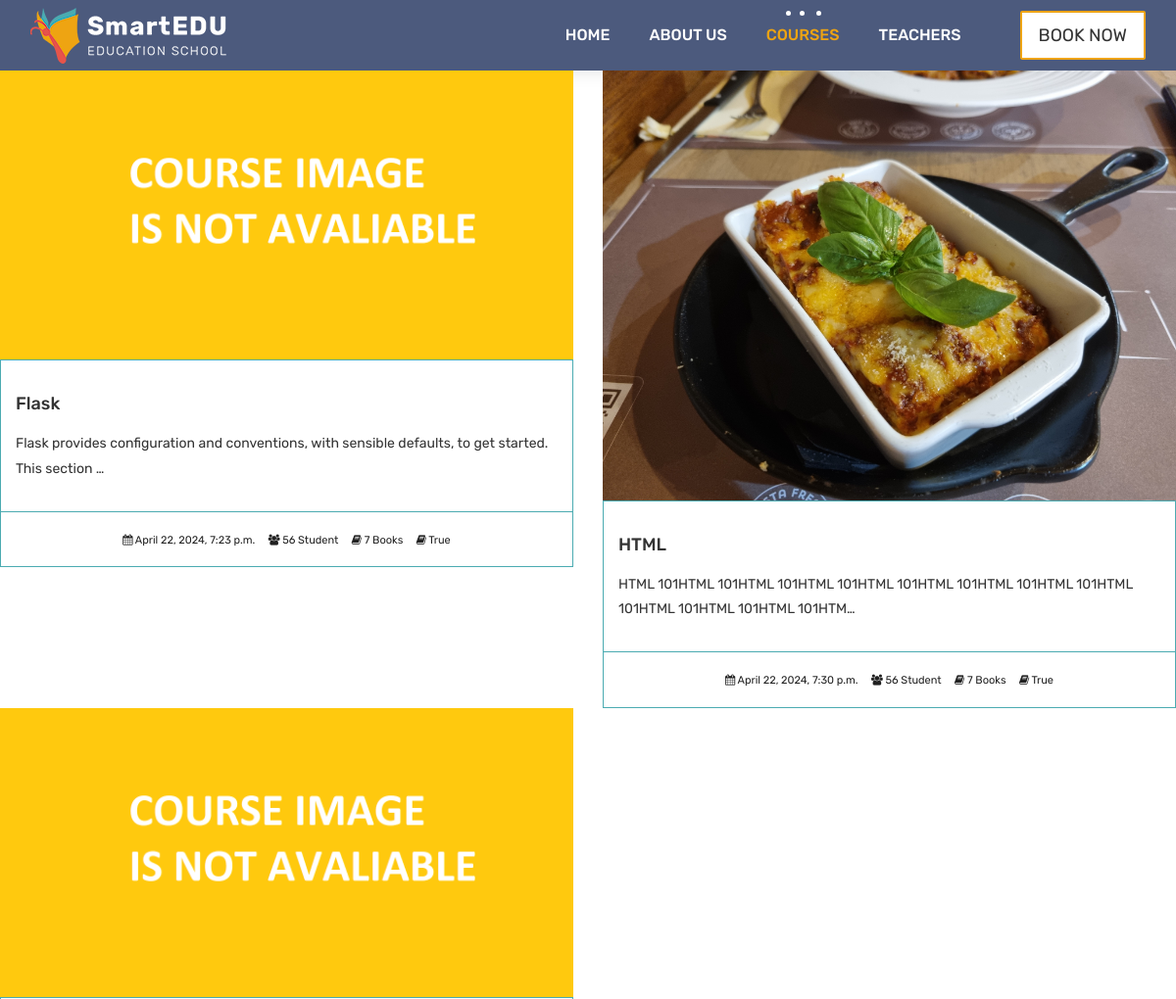
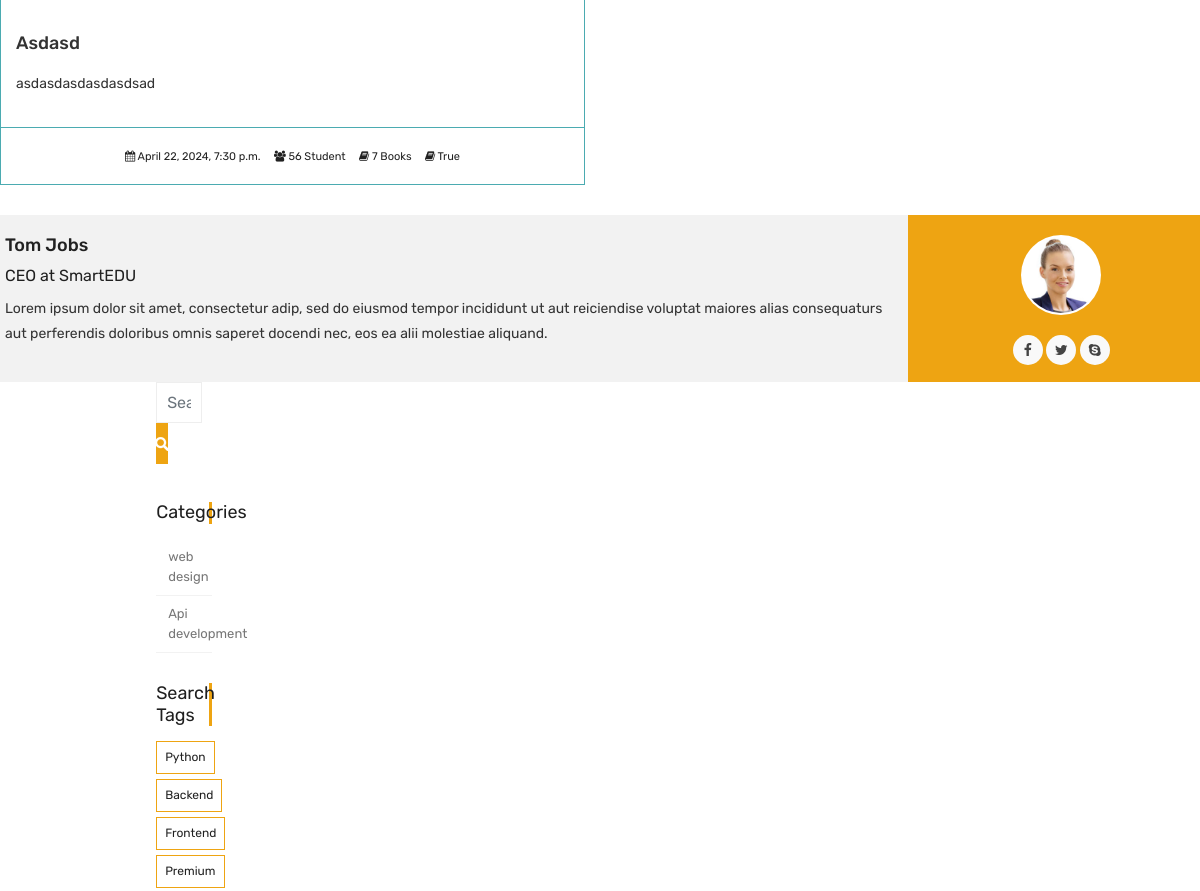
The app's page /courses/ (upper part), older data (2 pictures, top to bottom).
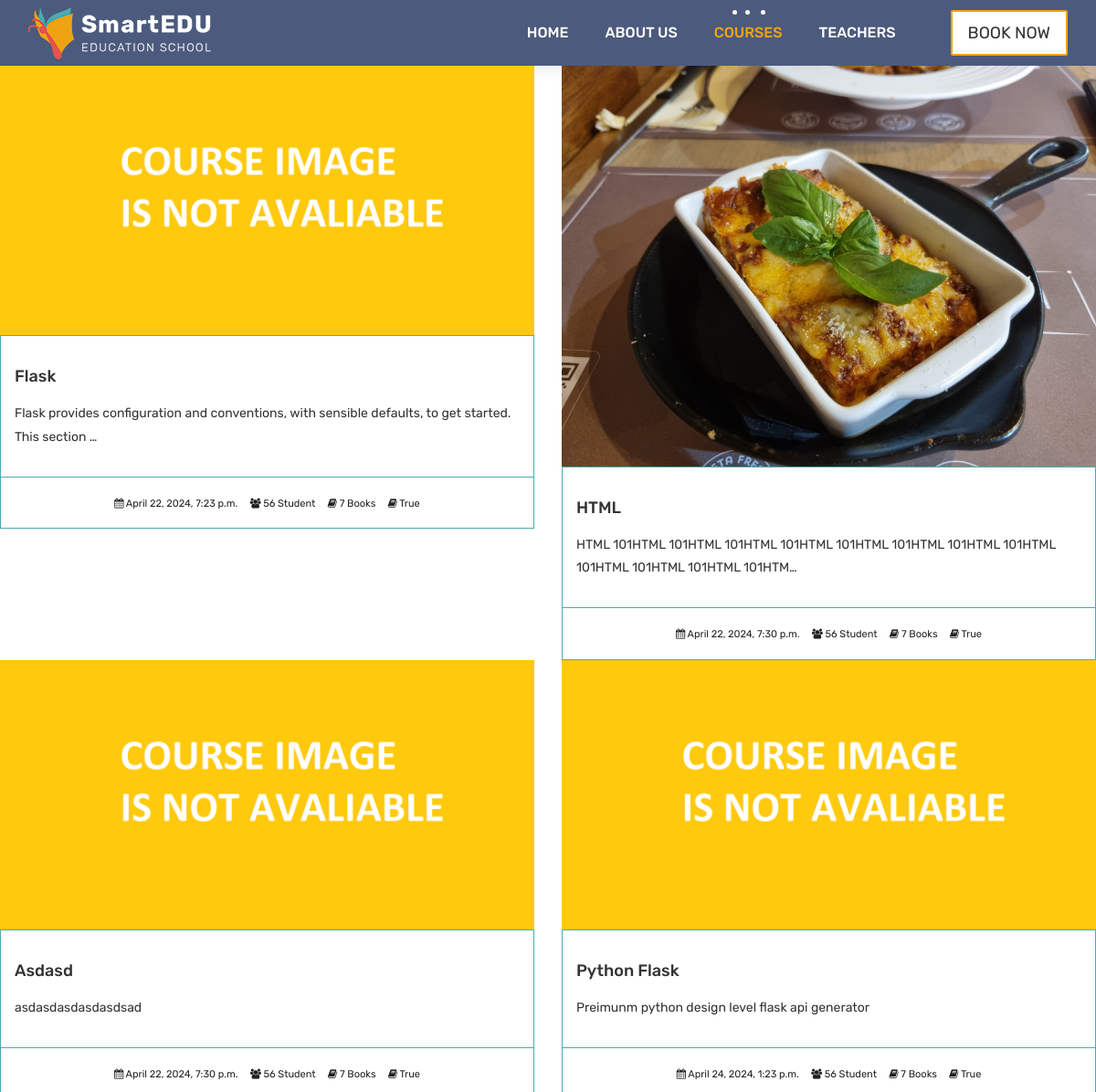
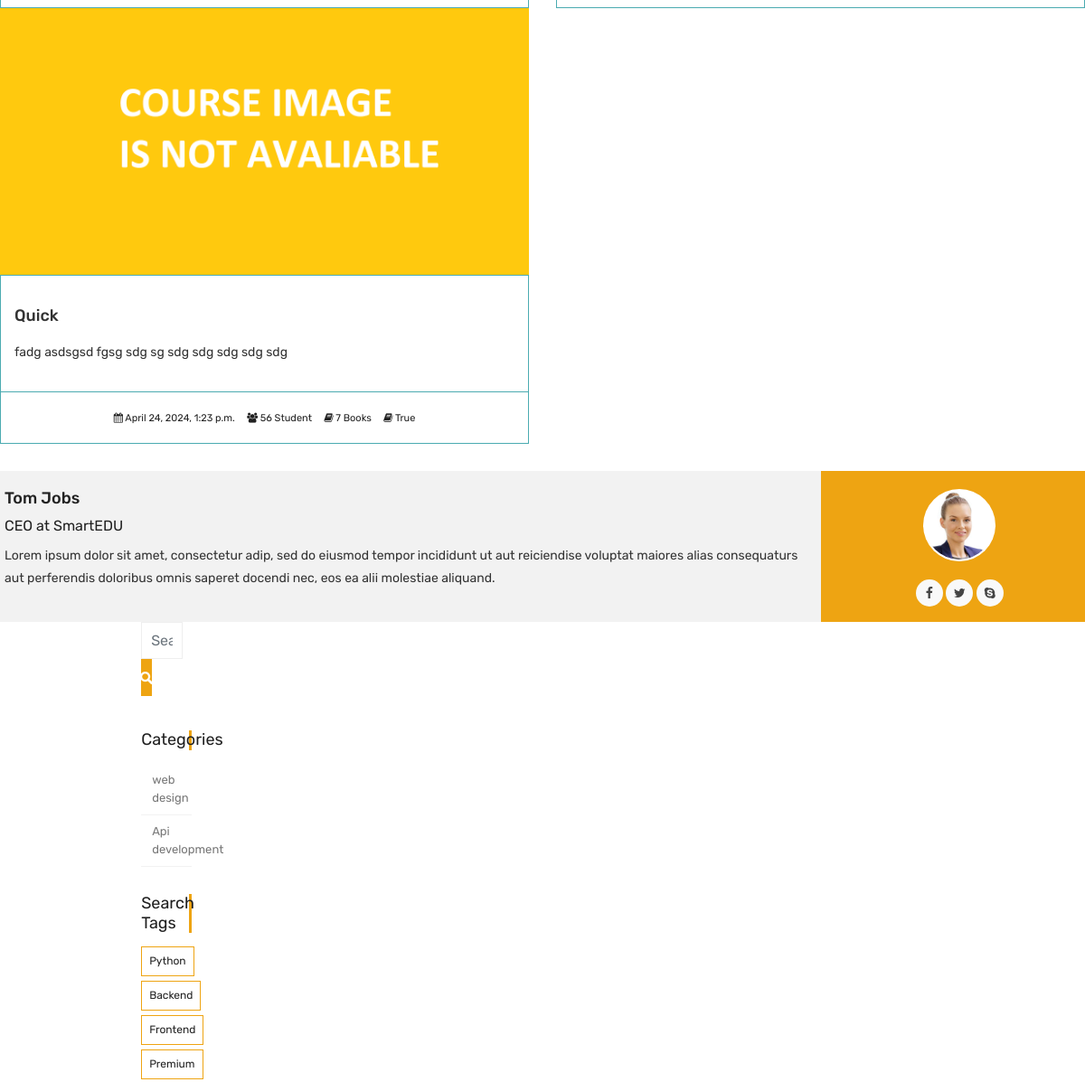
The same page, newer data (2 pictures, top to bottom).
### courses/models.py (models this page shows, shortened)
class Course(models.Model):
    teacher = models.ForeignKey(Teacher,null=True, on_delete=models.CASCADE)
    name = models.CharField(max_length=50, unique=True)
    category = models.ForeignKey(Category,null=True,on_delete=models.DO_NOTHING)
    tags = models.ManyToManyField(Tag, blank=True, null=True)
    description = models.TextField(blank=True,null=True)
    image = models.ImageField(upload_to="courses/%Y/%m/%d/",default="courses/default_course_image.png")
    date = models.DateTimeField(auto_now=True)
    avaliable = models.BooleanField(default=True)

class Category(models.Model):
    name = models.CharField(max_length=50,null=True)
    slug = models.SlugField(max_length=50,unique=True,null=True)

class Tag(models.Model):
    name = models.CharField(max_length=50,null=True)
    slug = models.SlugField(max_length=50,unique=True,null=True)

### courses/views.py (the view)
# urls.py: path('',views.course_list,name='courses'),
def course_list(request):
    courses = Course.objects.all().order_by('date')
    categories = Category.objects.all()
    tags = Tag.objects.all()
    context = {
        'courses':courses,
        'categories':categories,
        'tags': tags
    }
    return render(request,'courses.html', context)

### templates/courses.html (shortened to what this page needs)
{% extends 'partials/_base.html' %}
{% load static %}
{% block content %}
<div class="row">
    {% for course in courses %}
    <div class="col-lg-6 col-md-6 col-12">
        <div class="course-item">
            <div class="image-blog">
                <img  src="{{course.image.url}}" alt="" class="img-fluid">
            </div>
            <div class="course-br">
                <div class="course-title">
                    <h2><a href="{% url 'course_detail' course.category.slug course.id %}" title="">{{course.name}}</a></h2>
                </div>
                <div class="course-desc">
                    <p>{{course.description | truncatechars:100}}</p>
                </div>
            </div>
            <div class="course-meta-bot">
                <ul>
                    <li><i class="fa fa-calendar" aria-hidden="true"></i> {{course.date}}</li>
                    <li><i class="fa fa-users" aria-hidden="true"></i> 56 Student</li>
                    <li><i class="fa fa-book" aria-hidden="true"></i> 7 Books</li>
                    <li><i class="fa fa-book" aria-hidden="true"></i> {{course.avaliable}}</li>
                </ul>
            </div>
        </div>
    </div>
 {% endfor %}
<div class="blog-author">
            <div class="author-bio">
                <h3 class="author_name"><a href="#">Tom Jobs</a></h3>
                <h5>CEO at <a href="#">SmartEDU</a></h5>
                <p class="author_det">
                    Lorem ipsum dolor sit amet, consectetur adip, sed do eiusmod tempor incididunt  ut aut reiciendise voluptat maiores alias consequaturs aut perferendis doloribus omnis saperet docendi nec, eos ea alii molestiae aliquand.
                </p>
            </div>
            <div class="author-desc">
                <img src="images/author.jpg" alt="about author">
                <ul class="author-social">
                    <li><a href="#"><i class="fa fa-facebook"></i></a></li>
                    <li><a href="#"><i class="fa fa-twitter"></i></a></li>
                    <li><a href="#"><i class="fa fa-skype"></i></a></li>
                </ul>
            </div>
        </div>
            <div class="row">
                <div class="col-lg-6 col-md-6 col-12">
                </div>
				<div class="col-lg-3 col-12 right-single">
					<div class="widget-search">
						<div class="site-search-area">
							<form method="get" id="site-searchform" action="#">
								<div>
									<input class="input-text form-control" name="search-k" id="search-k" placeholder="Search keywords..." type="text">
									<input id="searchsubmit" value="Search" type="submit">
								</div>
							</form>
						</div>
					</div>
					<div class="widget-categories">
						<h3 class="widget-title">Categories</h3>
						<ul>
                            {% for category in categories %}
							<li><a href="{% url 'courses_by_category' category.slug %}">{{category.name}}</a></li>
                            {% endfor %}
						</ul>
					</div>
					<div class="widget-tags">
						<h3 class="widget-title">Search Tags</h3>
						<ul class="tags">
                            {% for tag in tags %}
							<li><a href="{% url 'courses_by_tag' tag.slug %}">{% if tag.slug in request.path %}<b>{{tag.name}}</b> {% else %}{{tag.name}}{%endif%}</a></li>
                            {% endfor %}
						</ul>
					</div>
				</div>
            </div>
        </div>
    {% endblock %}

Row changes from the older to the newer data that the page shows:
added Course: image (placeholder picture), name "Python Flask", description "Preimunm python design level flask api generator", date "April 24, 2024, 1:23 p.m.", avaliable "True"
added Course: image (placeholder picture), name "Quick", description "fadg asdsgsd fgsg sdg sg sdg sdg sdg sdg sdg", date "April 24, 2024, 1:23 p.m.", avaliable "True"
